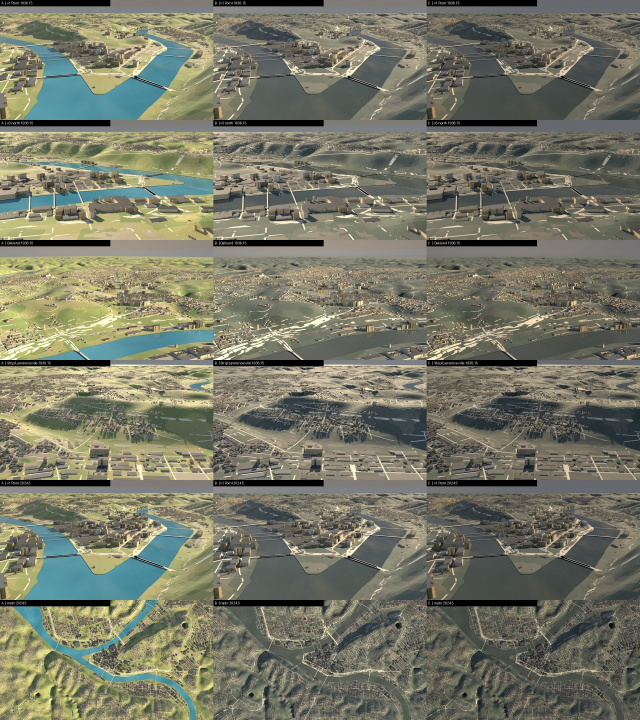
#> input picture cities/pittsburgh/qa/colour_test/ABC_sheet.jpg, 1920 x 2160 px (shown at 1/3 size)
$ python overlay.py ../../cities/pittsburgh/qa/colour_test/ABC_sheet.jpg 1.0 ../../cities/pittsburgh/qa/colour_test/D_sheet.jpg
#> lines starting #> are read from the running program, lines starting #| are printed output that depends on the picture; after the words box and inside, x2 and y2 are one past the last pixel; in counts of white or black regions, pixels touching at a corner belong together
# Infografica stile "One Map, One Battle" sopra il render 3D di Costantinopoli 1453. Legata ai secondi della voce.
# Uso: overlay.py <frame.png> <secondo> <out.jpg>      tempi e sottotitoli: audio/cpl_tempi.json
import sys, json, os
HERE = os.path.dirname(os.path.abspath(__file__)); sys.path.insert(0, HERE)
from portraits import portrait
from PIL import Image, ImageDraw, ImageFont, ImageFilter, ImageChops
SRC, sec, OUT = sys.argv[1], float(sys.argv[2]), sys.argv[3]
W, H = 1080, 1920
base = Image.open(SRC).convert('RGB').resize((W, H), Image.LANCZOS)
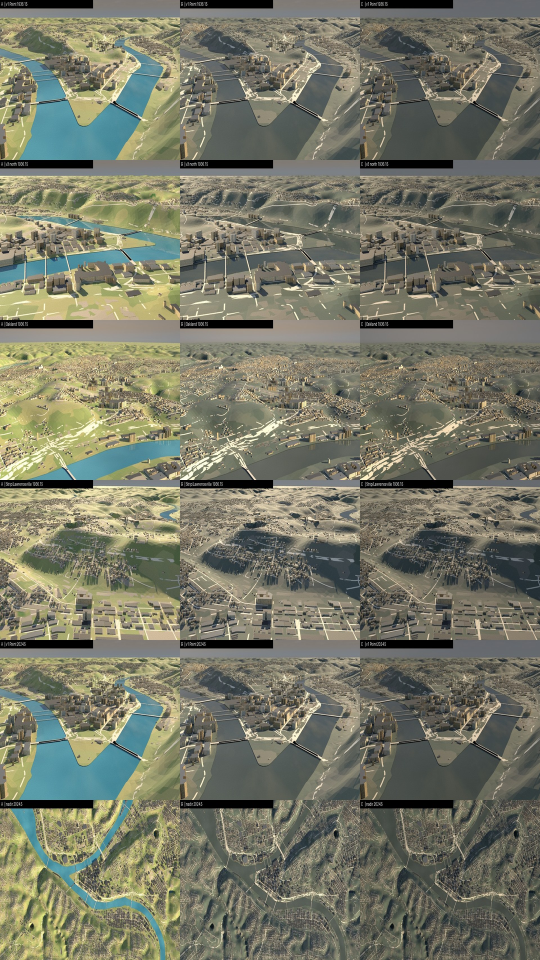
#> base: PIL image 1080x1920 RGB (shown at 1/2 size); mean R, G, B 118.5, 119.6, 102.7
# bagliore: le parti molto chiare (lampi, fuochi, catena) si allargano un po'
lum = base.convert('L').point(lambda v: 255 if v > 205 else int(v * 0.0))
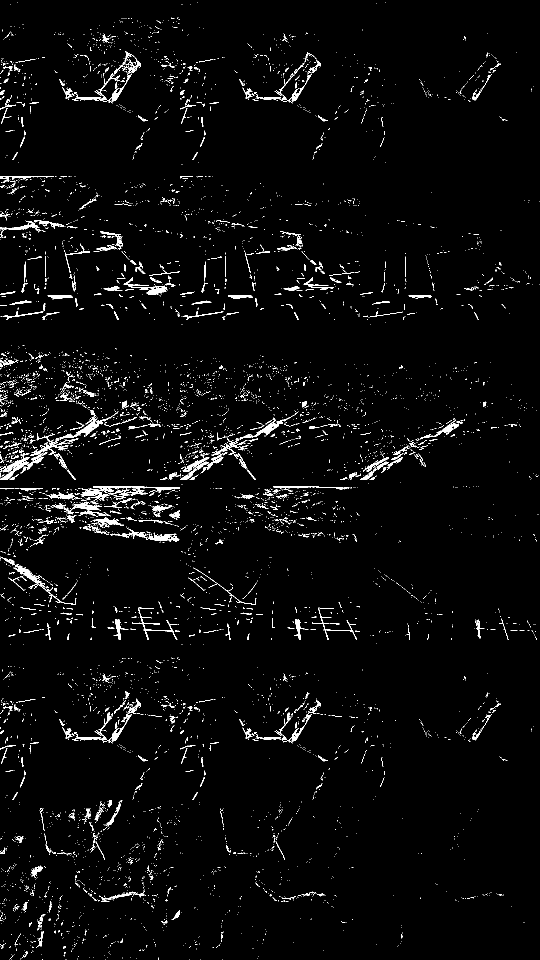
#> lum: PIL image 1080x1920 L (shown at 1/2 size); 2.8% white in thin lines or dots
glow = Image.composite(base, Image.new('RGB', (W, H)), lum).filter(ImageFilter.GaussianBlur(22))
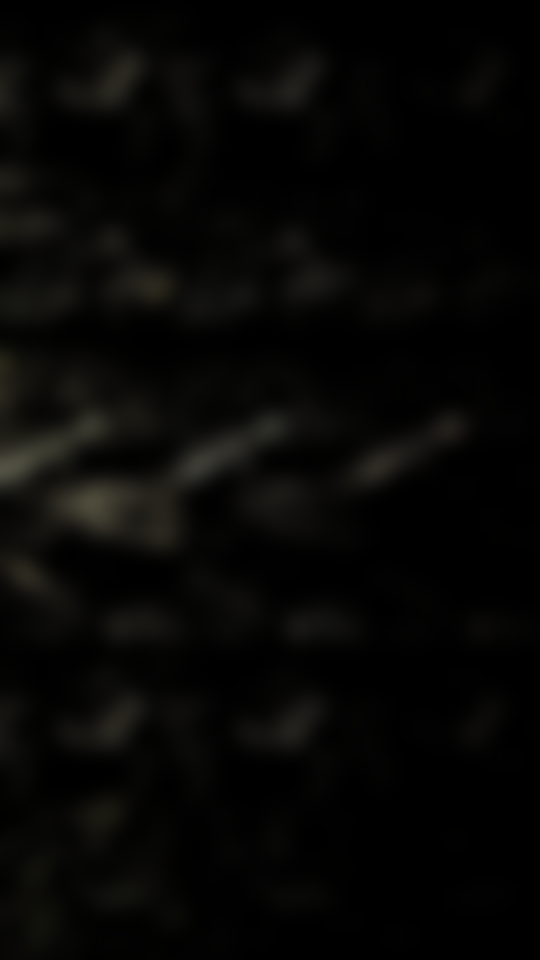
#> glow: PIL image 1080x1920 RGB (shown at 1/2 size); mean R, G, B 6.7, 6.4, 5.3
base = ImageChops.add(base, glow.point(lambda v: int(v * 0.55)))
im = base.convert('RGBA')
#> (the run stopped early here; a loop or call above may not have finished)

$ run again, on cities/pittsburgh/qa/colour_test/E_sheet.jpg
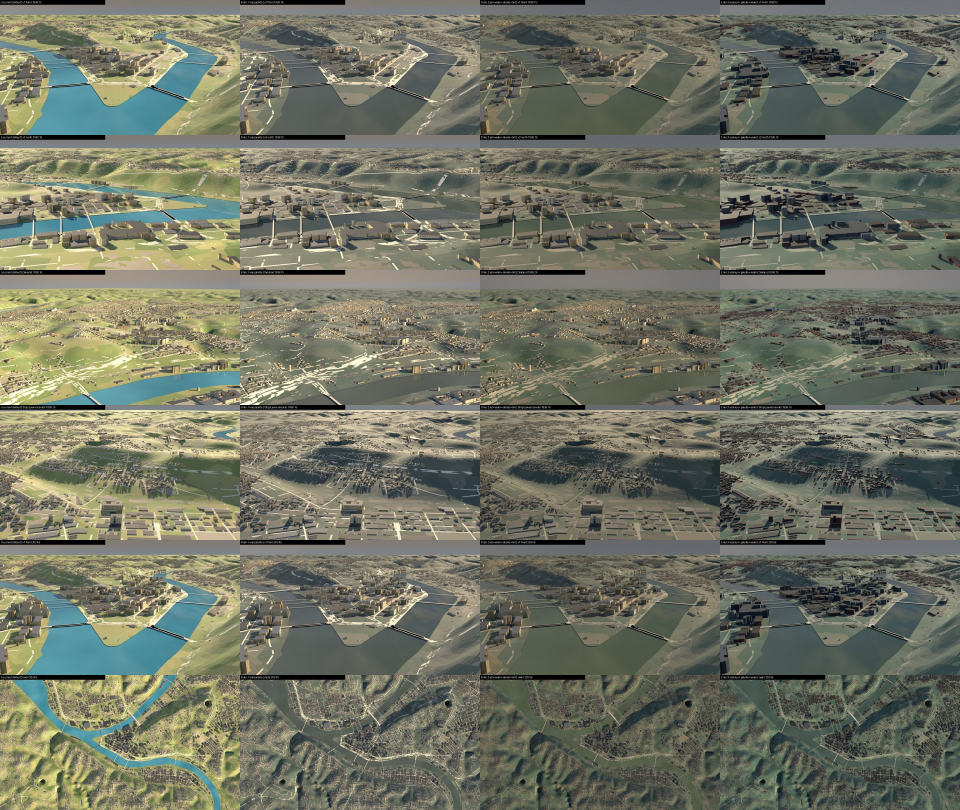
#> input picture cities/pittsburgh/qa/colour_test/E_sheet.jpg, 3840 x 3240 px (shown at 1/4 size)
#> `lum = base.convert('L').point(lambda v: 255 if v > 205 else int(v * 0...`:
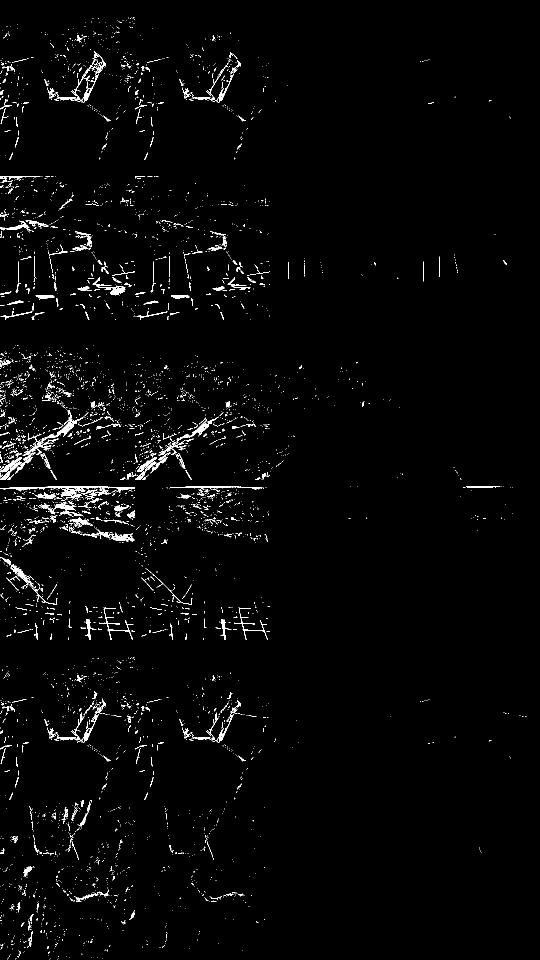
#> lum: PIL image 1080x1920 L (shown at 1/2 size); 1.9% white in thin lines or dots
#> `glow = Image.composite(base, Image.new('RGB', (W, H)), lum).filter(Ima..`:
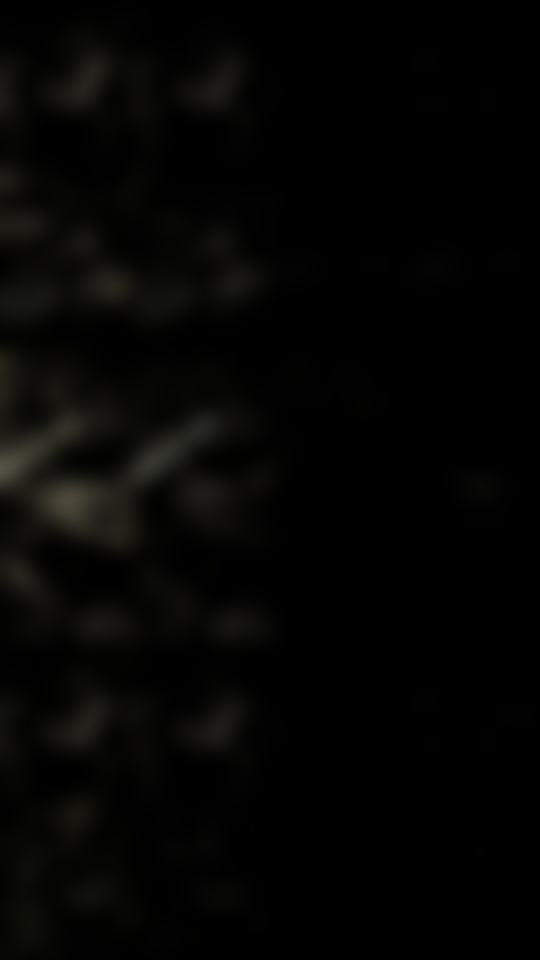
#> glow: PIL image 1080x1920 RGB (shown at 1/2 size); mean R, G, B 4.5, 4.3, 3.5

$ run again, on cities/pittsburgh/qa/colour_test/S_sheet.jpg
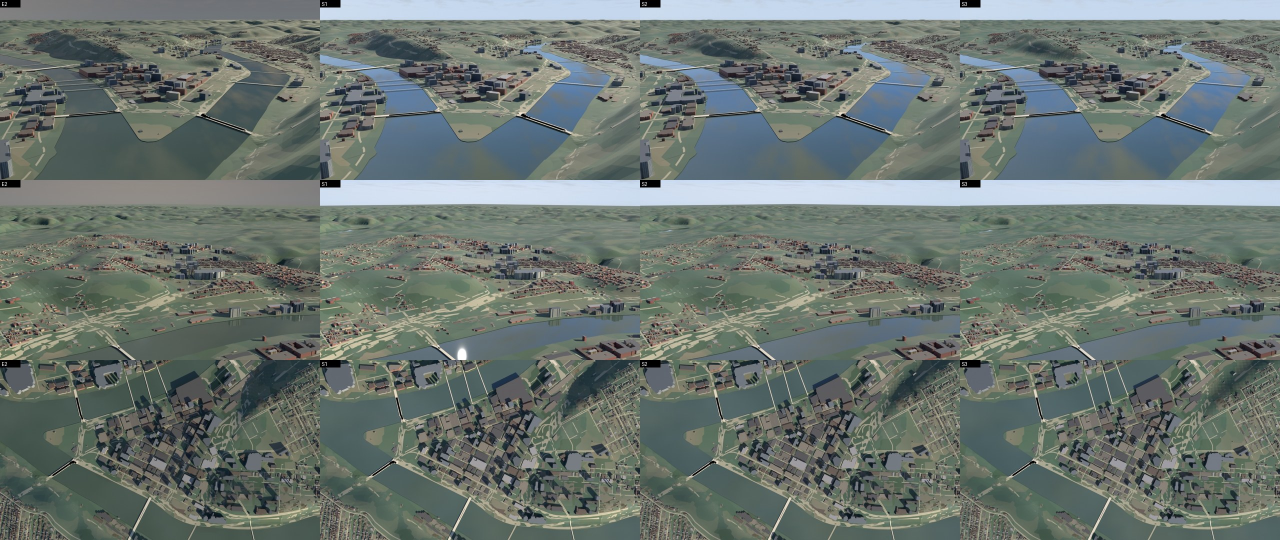
#> input picture cities/pittsburgh/qa/colour_test/S_sheet.jpg, 2560 x 1080 px (shown at 1/2 size)
#> `lum = base.convert('L').point(lambda v: 255 if v > 205 else int(v * 0...`:
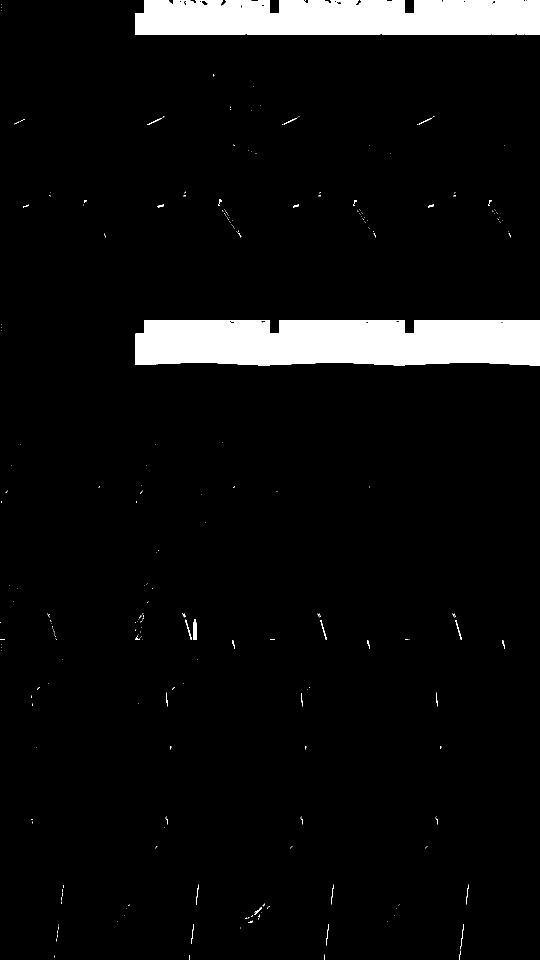
#> lum: PIL image 1080x1920 L (shown at 1/2 size); 6% white; 271 white regions (240 under 20 px), largest, box (x1, y1, x2, y2) and area: (270, 640, 1080, 732) 68750, (270, 0, 1080, 70) 54204, (386, 1238, 394, 1280) 280
#> `base = ImageChops.add(base, glow.point(lambda v: int(v * 0.55)))`:
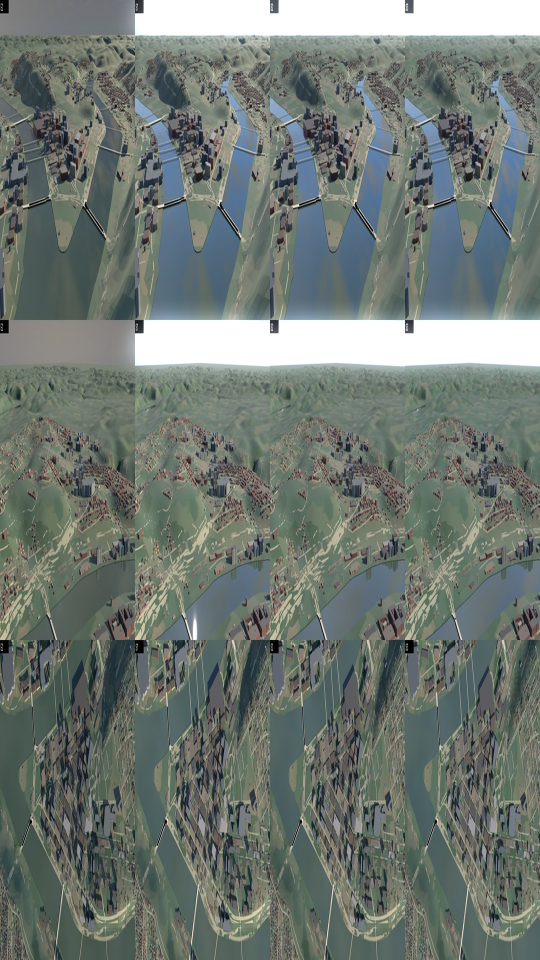
#> base: PIL image 1080x1920 RGB (shown at 1/2 size); mean R, G, B 111.7, 120.5, 114.5
